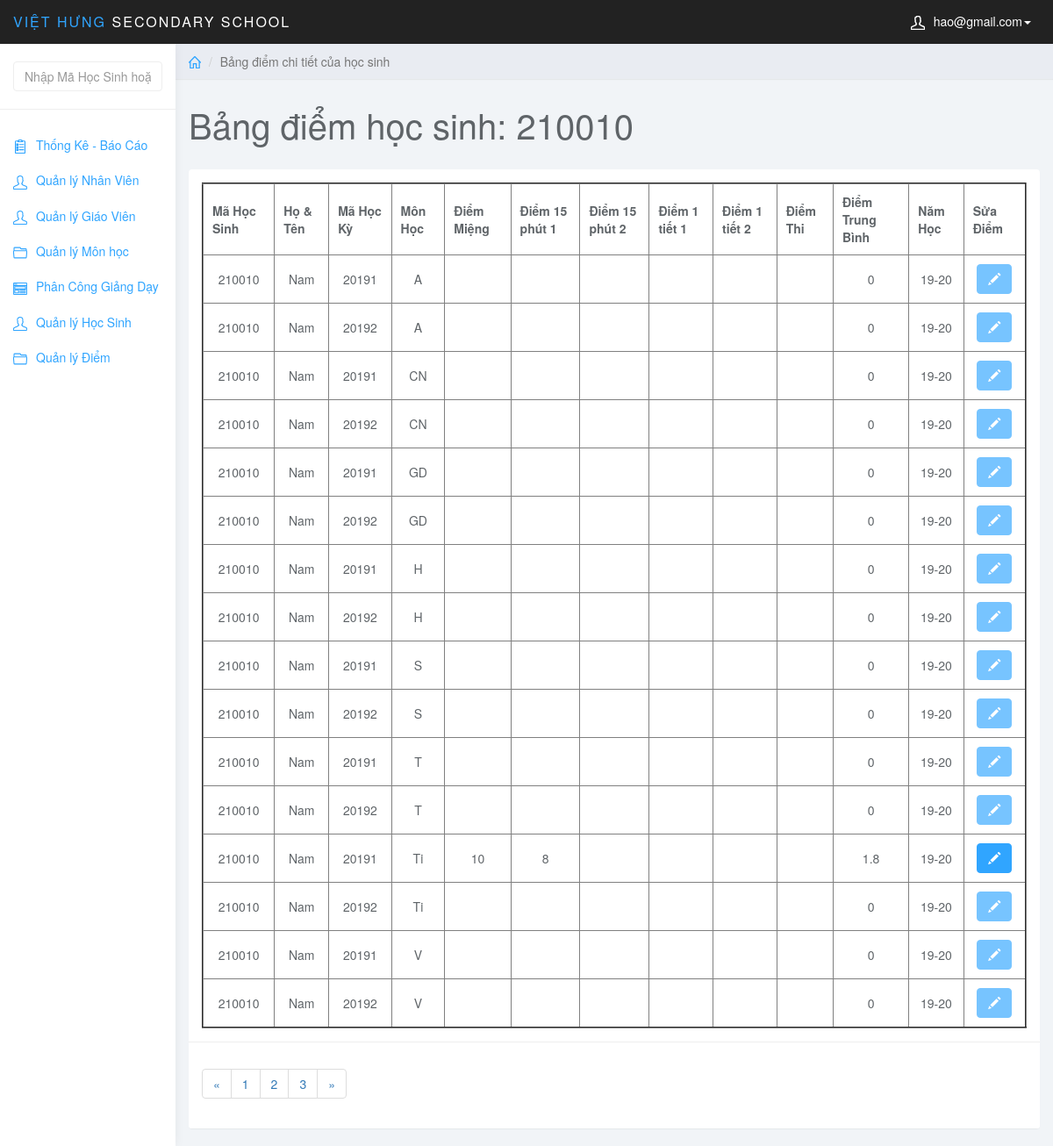
The page /admin/index.php?page=edit_diem&id_hs=210010 (signed in) on the database as committed earlier.
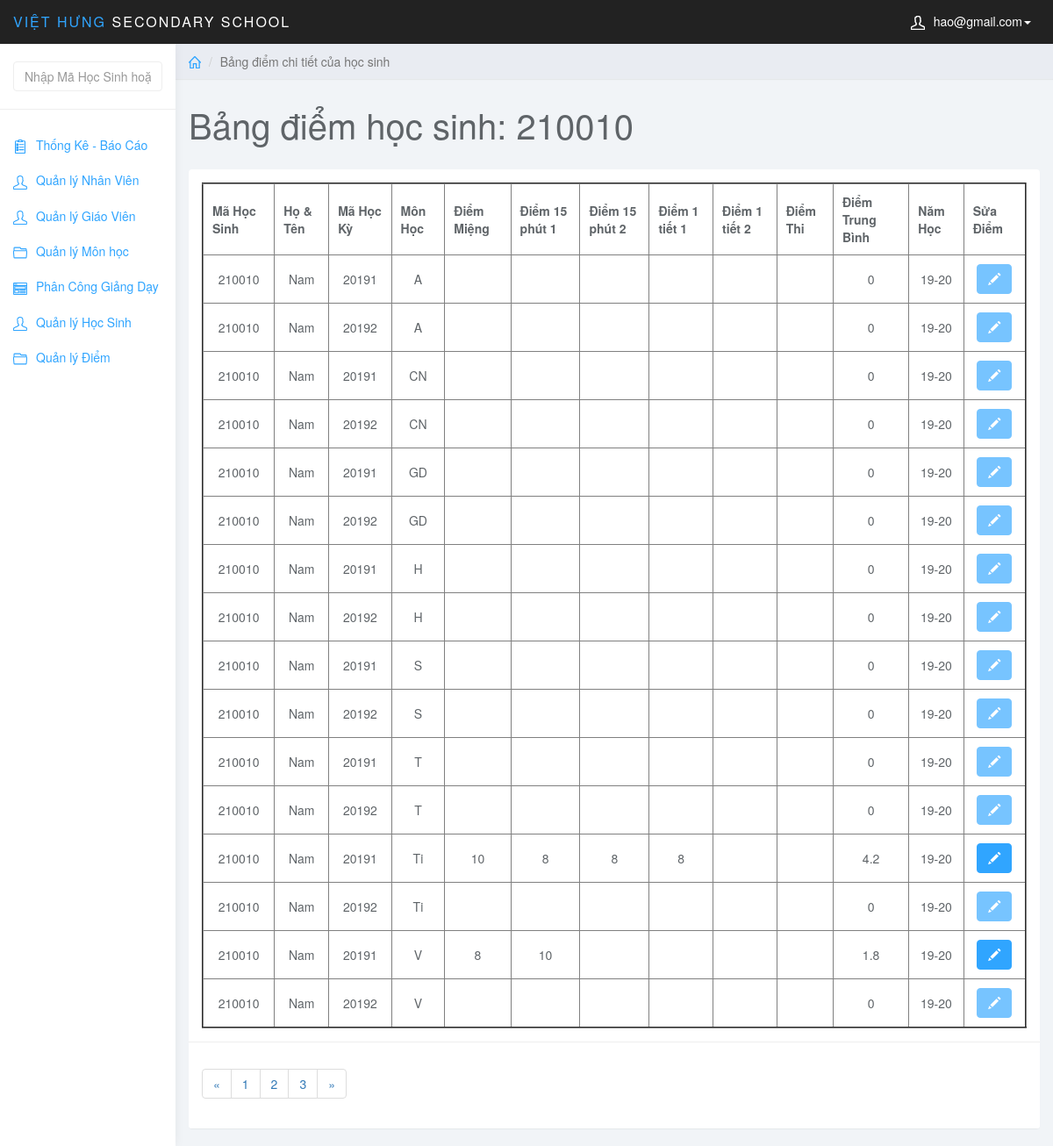
The same page on the database as committed later.
### tables this page shows
CREATE TABLE `diem` (
  `MaDiem` int(6) NOT NULL AUTO_INCREMENT,
  `MaHocKy` varchar(5) NOT NULL,
  `MaMonHoc` varchar(5) NOT NULL,
  `MaHS` int(6) NOT NULL,
  `MaLopHoc` varchar(10) NOT NULL,
  `DiemMieng` varchar(5) NOT NULL,
  `Diem15Phut1` varchar(5) NOT NULL,
  `Diem15Phut2` varchar(5) NOT NULL,
  `Diem1Tiet1` varchar(5) NOT NULL,
  `Diem1Tiet2` varchar(5) NOT NULL,
  `DiemThi` varchar(5) NOT NULL,
  `DiemTB` float NOT NULL,
  PRIMARY KEY (`MaDiem`),
  KEY `fk_diem_mahk` (`MaHocKy`),
  KEY `fk_diem_monhoc` (`MaMonHoc`),
  KEY `fk_diem_hocsinh` (`MaHS`),
  KEY `MaLopHoc` (`MaLopHoc`),
  CONSTRAINT `diem_ibfk_1` FOREIGN KEY (`MaLopHoc`) REFERENCES `lophoc` (`MaLopHoc`),
  CONSTRAINT `fk_diem_hocsinh` FOREIGN KEY (`MaHS`) REFERENCES `hocsinh` (`MaHS`),
  CONSTRAINT `fk_diem_mahk` FOREIGN KEY (`MaHocKy`) REFERENCES `hocky` (`MaHocKy`),
  CONSTRAINT `fk_diem_monhoc` FOREIGN KEY (`MaMonHoc`) REFERENCES `monhoc` (`MaMonHoc`)
);

CREATE TABLE `hocsinh` (
  `MaHS` int(6) NOT NULL,
  `MaLopHoc` varchar(10) NOT NULL,
  `TenHS` varchar(50) NOT NULL,
  `GioiTinh` varchar(5) NOT NULL,
  `NgaySinh` date NOT NULL,
  `NoiSinh` varchar(50) NOT NULL,
  `DanToc` varchar(10) NOT NULL,
  `HoTenCha` varchar(50) NOT NULL,
  `HoTenMe` varchar(50) NOT NULL,
  PRIMARY KEY (`MaHS`),
  KEY `fk_hs_lh` (`MaLopHoc`),
  CONSTRAINT `fk_hs_lh` FOREIGN KEY (`MaLopHoc`) REFERENCES `lophoc` (`MaLopHoc`)
);

CREATE TABLE `hocky` (
  `MaHocKy` varchar(5) NOT NULL,
  `TenHocKy` varchar(20) NOT NULL,
  `HeSoHK` int(1) NOT NULL,
  `NamHoc` char(10) NOT NULL,
  PRIMARY KEY (`MaHocKy`),
  KEY `NamHoc` (`NamHoc`)
);

### admin/edit_diem.php (the view, shortened to what this page needs)
<?php
    $stu_id = $_GET['id_hs'];
    $sql_view = "SELECT * FROM hocsinh JOIN diem ON hocsinh.MaHS = diem.MaHS JOIN hocky ON diem.MaHocKy = hocky.MaHocKy WHERE hocsinh.MaHS = '$stu_id'";
    $query_view = mysqli_query($conn,$sql_view);
?>
<div class="col-sm-9 col-sm-offset-3 col-lg-10 col-lg-offset-2 main">
		<div class="row">
			<ol class="breadcrumb">
				<li><a href="index.php"><svg class="glyph stroked home"><use xlink:href="#stroked-home"></use></svg></a></li>
				<li class="active">Bảng điểm chi tiết của học sinh</li>
			</ol>
		</div>
		<div class="row">
			<div class="col-lg-12">
				<h1 class="page-header">Bảng điểm học sinh: <?php echo $stu_id ?></h1>
			</div>
		</div>
		<div class="row">
			<div class="col-lg-12">
				<div class="panel panel-default">
					<div class="panel-body">
                        <table border="2px" width="100%" style="text-align: center;">
						    <thead>
						    <tr>
						        <th data-field="id" data-sortable="true">Mã Học Sinh</th>
                                <th data-field="name"  data-sortable="true">Họ & Tên</th>
                                <th data-sortable="true">Mã Học Kỳ</th>
                                <th data-sortable="true">Môn Học</th>
                                <th data-sortable="true">Điểm Miệng</th>
                                <th data-sortable="true">Điểm 15 phút 1</th>
                                <th data-sortable="true">Điểm 15 phút 2</th>
                                <th data-sortable="true">Điểm 1 tiết 1</th>
                                <th data-sortable="true">Điểm 1 tiết 2</th>
                                <th data-sortable="true">Điểm Thi</th>
                                <th data-sortable="true">Điểm Trung Bình</th>
                                <th data-sortable="true">Năm Học</th>
                                <th>Sửa Điểm</th>
						    </tr>
                            </thead>
                            <tbody>
                                <?php
                                    while($row_view = mysqli_fetch_assoc($query_view)){
                                ?>
                                <tr>
                                <form  method="post">
                                    <td><?php echo $row_view['MaHS']; ?></td>
                                    <td><?php echo $row_view['TenHS']; ?></td>
                                    <td><?php echo $row_view['MaHocKy']; ?></td>
                                    <td><?php echo $row_view['MaMonHoc']; ?></td>
                                    <td ><?php echo $row_view['DiemMieng']; ?></td>
                                    <td ><?php echo $row_view['Diem15Phut1']; ?></td>
                                    <td ><?php echo $row_view['Diem15Phut2']; ?></td>
                                    <td><?php echo $row_view['Diem1Tiet1']; ?></td>
                                    <td><?php echo $row_view['Diem1Tiet2']; ?></td>
                                    <td><?php echo $row_view['DiemThi']; ?></td>
                                    <td><?php echo $row_view['DiemTB']; ?></td>
                                    <td><?php echo $row_view['NamHoc']; ?></td>
                                    <td class="form-group">
                                        <a href="index.php?page=edit_diem_hs&id_hs=<?php echo $row_view['MaHS']; ?>&id_mon=<?php echo $row_view['MaMonHoc']; ?>&MaHocKy=<?php echo $row_view['MaHocKy']; ?>" class="btn btn-primary <?php if(empty($row_view['DiemTB'])){ echo 'disabled';} ?>"><i class="glyphicon glyphicon-pencil"></i></a>
                                    </td>
                                    </form>
                                </tr>
                                    <?php }?>
                            </tbody>
						</table>
                    </div>
                    <div class="panel-footer">
                        <nav aria-label="Page navigation example">
                            <ul class="pagination">
                                <li class="page-item"><a class="page-link" href="#">&laquo;</a></li>
                                <li class="page-item"><a class="page-link" href="#">1</a></li>
                                <li class="page-item"><a class="page-link" href="#">2</a></li>
                                <li class="page-item"><a class="page-link" href="#">3</a></li>
                                <li class="page-item"><a class="page-link" href="#">&raquo;</a></li>
                            </ul>
                        </nav>
                    </div>
				</div>
			</div>
		</div>
	</div>

### admin/index.php (shortened to what this page needs)
<?php
    if (isset($_SESSION['mail_user'])) {
            include_once ('admin.php');
    }elseif(isset($_SESSION['mail_gv'])){
        include_once ('../teacher/home_gv.php');
    }
    else {
        include_once ('login.php');
    }
?>

### admin/admin.php (shortened to what this page needs)
<!DOCTYPE html>
<html>
	<head>
		<link href="css/bootstrap.min.css" rel="stylesheet">
		<link href="css/datepicker3.css" rel="stylesheet">
		<link href="css/bootstrap-table.css" rel="stylesheet">
		<link href="css/styles.css" rel="stylesheet">
	</head>
	<body>
		<nav class="navbar navbar-inverse navbar-fixed-top" role="navigation">
			<div class="container-fluid">
				<div class="navbar-header">
					<a class="navbar-brand" href="index.php"><span>VIỆT HƯNG</span> Secondary School</a>
					<ul class="user-menu">
						<li class="dropdown pull-right">
							<a href="#" class="dropdown-toggle" data-toggle="dropdown"><svg
									class="glyph stroked male-user">
									<use xlink:href="#stroked-male-user"></use>
								</svg><?php echo $_SESSION['mail_user'] ?><span class="caret"></span></a>
						</li>
					</ul>
				</div>
			</div>
		</nav>
		<div id="sidebar-collapse" class="col-sm-3 col-lg-2 sidebar">
			<?php include_once('search_box.php'); ?>
			<ul class="nav menu">
				<li class="<?php if($_GET['page'] == ""){ echo "active";} ?>"><a href="index.php"><svg class="glyph stroked clipboard with paper"><use xlink:href="#stroked-clipboard-with-paper"/></svg>Thống Kê - Báo Cáo</a></li>
				<li class="<?php if($_GET['page'] == "user"){ echo "active";} ?>"><a href="index.php?page=user"><svg class="glyph stroked male user ">
							<use xlink:href="#stroked-male-user" /></svg>Quản lý Nhân Viên</a></li>
				<li class="<?php if($_GET['page'] == "teacher"){ echo "active";} ?>"><a href="index.php?page=teacher"><svg class="glyph stroked male user ">
							<use xlink:href="#stroked-male-user" /></svg>Quản lý Giáo Viên</a></li>
				<li class="<?php if($_GET['page'] == "monhoc"){ echo "active";} ?>"><a href="index.php?page=monhoc"><svg class="glyph stroked male user ">
							<use xlink:href="#stroked-open-folder" /></svg>Quản lý Môn học</a></li>
				<li class="<?php if($_GET['page'] == "assigned"){ echo "active";} ?>"><a href="index.php?page=assigned"><svg class="glyph stroked male user ">
                            <use xlink:href="#stroked-app-window-with-content" /></svg>Phân Công Giảng Dạy</a></li>
                <li class="<?php if($_GET['page'] == "class"){ echo "active";} ?>"><a href="index.php?page=class"><svg class="glyph stroked male user ">
                            <use xlink:href="#stroked-male-user" /></svg>Quản lý Học Sinh</a></li>
				<li class="<?php if($_GET['page'] == "diem"){ echo "active";} ?>"><a href="index.php?page=diem"><svg class="glyph stroked open folder">
							<use xlink:href="#stroked-open-folder" /></svg>Quản lý Điểm</a></li>
			</ul>
		</div>
        <?php
			if (isset($_GET['page'])) {
				switch ($_GET['page']) {
					case 'edit_diem':
						include_once('edit_diem.php');
						break;
				}
			}else {
				include_once('statistic.php');
			}
        ?>
	</body>
</html>

### admin/search_box.php (shortened to what this page needs)
<form action="index.php" method="GET" role="search">
	<div class="form-group">
        <input name="keyword" type="text" class="form-control" placeholder="Nhập Mã Học Sinh hoặc Tên Học Sinh">
	</div>
</form>

### admin/css/styles.css (style rules this page uses)
body { background: #f1f4f7; padding-top: 50px; color: #5f6468; }
a, a:hover, a:focus { color: #30a5ff; }
h1, h2, h3, h4, h5, h6 { color: #5f6468; }
h1 { font-weight: 300; font-size: 40px; }
.form-control { border: 1px solid #eee; box-shadow: none; }
.navbar-header .navbar-brand { color: #fff; font-size: 16px; text-transform: uppercase; font-weight: 500; letter-spacing: 2px; }
.navbar-header .navbar-brand span { color: #30a5ff; }
.btn-primary, .btn-primary:hover, .btn-primary:focus, .btn-primary:active, .btn-primary.active, .open > .dropdown-toggle.btn-primary, .btn-primary.disabled, .btn-primary[disabled], fieldset[disabled] .btn-primary, .btn-primary.disabled:hover, .btn-primary[disabled]:hover, fieldset[disabled] .btn-primary:hover, .btn-primary.disabled:focus, .btn-primary[disabled]:focus, fieldset[disabled] .btn-primary:focus, .btn-primary.disabled:active, .btn-primary[disabled]:active, fieldset[disabled] .btn-primary:active, .btn-primary.disabled.active, .btn-primary[disabled].active, fieldset[disabled] .btn-primary.active { background-color: #30a5ff; border-color: #30a5ff; }
.panel { border: 0; }
.panel-footer { background: #fff; border-top: 1px solid #eee; }
.navbar { border: 0; }
.user-menu { display: inline-block; margin-top: 14px; margin-right: 10px; float: right; list-style: none; padding: 0; }
.user-menu a { color: #fff; }
.sidebar { display: block; background-color: #fff; padding: 0; display: none; }
.sidebar form { padding: 20px 15px 5px 15px; border-bottom: 1px solid #eee; margin-bottom: 20px; }
@media (min-width: 768px) { .sidebar { display: block; position: fixed; top: 50px; bottom: 0; left: 0; z-index: 1000; display: block; margin: 0; padding: 0; overflow-x: hidden; overflow-y: auto; background-color: #fff; box-shadow: 1px 0px 10px rgba(0, 0, 0, .05); } }
@media (min-width: 768px) { .navbar-header { width: 100%; } }
.breadcrumb { border-radius: 0; padding: 10px 15px; background: #e9ecf2; box-shadow: 0 1px 1px rgba(0, 0, 0, .05); margin: 0 ; }
h1.page-header { margin-top: 30px; border-bottom: 0; }
.sidebar .glyph, .user-menu .glyph { height: 16px; width: 16px; margin: 0 10px 0 0; stroke-width: 3px; }
.user-menu .glyph { stroke-width: 4px; }
.breadcrumb .glyph { height: 14px; width: 14px; margin: -2px 0 0 0; stroke-width: 4px; }
table th,td { padding: 10px; }

Rows that differ between the two databases and show on the page:
changed diem (number 13 of 16 on the later page): Diem15Phut2 (not shown) → "8"; Diem1Tiet1 (not shown) → "8"; DiemTB "1.8" → "4.2"
changed diem (number 15 of 16 on the later page): DiemMieng (not shown) → "8"; Diem15Phut1 (not shown) → "10"; DiemTB "0" → "1.8"
